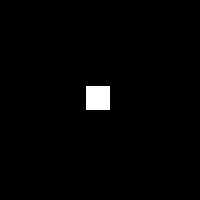
Frame 1 (no input)
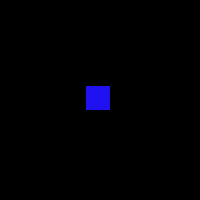
Frame 60 (the mouse pressed at the canvas centre just before this capture)
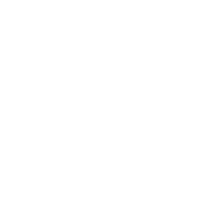
Frame 120 (the mouse held since frame 60 and released just before this capture)

The Processing sketch that drew these frames (run headless with seeded random() and noise(); from frame 60 on, the mouse is pressed at the canvas centre):

// Processing sketch: processing_96545
// ── processing_96545.pde

void setup (){
  size (200,200);
  background (255);
}
 
void draw (){
  int x = mouseX;
  int y = mouseY;
   background (0);
  rect (85,85,25,25);
  fill (31,17,240);
  {
  if (x>=85 && x<=110 && y>=85 && y<=110)
  background (255);}
}
